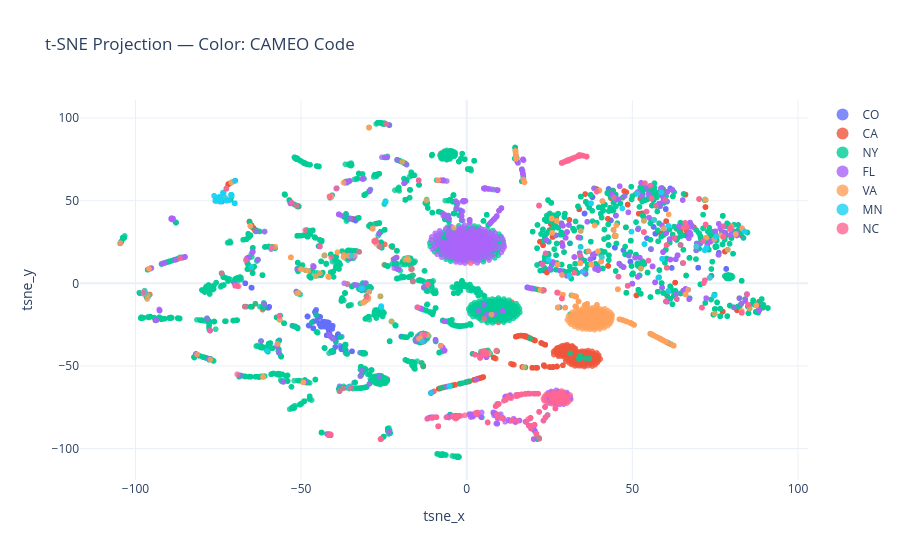

Notebook source saved alongside this figure:
### Code cell
plot_20 = plot_tsne(all_20)

### Figure 1 — Plotly figure (JSON) as saved in the notebook; plotly's stock layout.template omitted (floating-point values rounded to 4 significant figures; data arrays with more than 128 entries replaced by an {"elided": "..."} marker saying what was removed)
{"data": [{"customdata": {"elided": "617x5 mixed values"}, "hovertemplate": "state=%{customdata[4]}<br>GlobalEventID=%{customdata[0]}<br>EventCode=%{customdata[1]}<br>CAMEO_label=%{customdata[2]}<br>title=%{customdata[3]}<extra></extra>", "legendgroup": "CO", "marker": {"color": "#636efa", "opacity": 0.8, "size": 6, "symbol": "circle"}, "mode": "markers", "name": "CO", "showlegend": true, "type": "scattergl", "x": {"elided": "617 float values"}, "xaxis": "x", "y": {"elided": "617 float values"}, "yaxis": "y"}, {"customdata": {"elided": "1060x5 mixed values"}, "hovertemplate": "state=%{customdata[4]}<br>GlobalEventID=%{customdata[0]}<br>EventCode=%{customdata[1]}<br>CAMEO_label=%{customdata[2]}<br>title=%{customdata[3]}<extra></extra>", "legendgroup": "CA", "marker": {"color": "#EF553B", "opacity": 0.8, "size": 6, "symbol": "circle"}, "mode": "markers", "name": "CA", "showlegend": true, "type": "scattergl", "x": {"elided": "1060 float values"}, "xaxis": "x", "y": {"elided": "1060 float values"}, "yaxis": "y"}, {"customdata": {"elided": "5219x5 mixed values"}, "hovertemplate": "state=%{customdata[4]}<br>GlobalEventID=%{customdata[0]}<br>EventCode=%{customdata[1]}<br>CAMEO_label=%{customdata[2]}<br>title=%{customdata[3]}<extra></extra>", "legendgroup": "NY", "marker": {"color": "#00cc96", "opacity": 0.8, "size": 6, "symbol": "circle"}, "mode": "markers", "name": "NY", "showlegend": true, "type": "scattergl", "x": {"elided": "5219 float values"}, "xaxis": "x", "y": {"elided": "5219 float values"}, "yaxis": "y"}, {"customdata": {"elided": "1405x5 mixed values"}, "hovertemplate": "state=%{customdata[4]}<br>GlobalEventID=%{customdata[0]}<br>EventCode=%{customdata[1]}<br>CAMEO_label=%{customdata[2]}<br>title=%{customdata[3]}<extra></extra>", "legendgroup": "FL", "marker": {"color": "#ab63fa", "opacity": 0.8, "size": 6, "symbol": "circle"}, "mode": "markers", "name": "FL", "showlegend": true, "type": "scattergl", "x": {"elided": "1405 float values"}, "xaxis": "x", "y": {"elided": "1405 float values"}, "yaxis": "y"}, {"customdata": {"elided": "603x5 mixed values"}, "hovertemplate": "state=%{customdata[4]}<br>GlobalEventID=%{customdata[0]}<br>EventCode=%{customdata[1]}<br>CAMEO_label=%{customdata[2]}<br>title=%{customdata[3]}<extra></extra>", "legendgroup": "VA", "marker": {"color": "#FFA15A", "opacity": 0.8, "size": 6, "symbol": "circle"}, "mode": "markers", "name": "VA", "showlegend": true, "type": "scattergl", "x": {"elided": "603 float values"}, "xaxis": "x", "y": {"elided": "603 float values"}, "yaxis": "y"}, {"customdata": {"elided": "162x5 mixed values"}, "hovertemplate": "state=%{customdata[4]}<br>GlobalEventID=%{customdata[0]}<br>EventCode=%{customdata[1]}<br>CAMEO_label=%{customdata[2]}<br>title=%{customdata[3]}<extra></extra>", "legendgroup": "MN", "marker": {"color": "#19d3f3", "opacity": 0.8, "size": 6, "symbol": "circle"}, "mode": "markers", "name": "MN", "showlegend": true, "type": "scattergl", "x": {"elided": "162 float values"}, "xaxis": "x", "y": {"elided": "162 float values"}, "yaxis": "y"}, {"customdata": {"elided": "385x5 mixed values"}, "hovertemplate": "state=%{customdata[4]}<br>GlobalEventID=%{customdata[0]}<br>EventCode=%{customdata[1]}<br>CAMEO_label=%{customdata[2]}<br>title=%{customdata[3]}<extra></extra>", "legendgroup": "NC", "marker": {"color": "#FF6692", "opacity": 0.8, "size": 6, "symbol": "circle"}, "mode": "markers", "name": "NC", "showlegend": true, "type": "scattergl", "x": {"elided": "385 float values"}, "xaxis": "x", "y": {"elided": "385 float values"}, "yaxis": "y"}], "layout": {"legend": {"groupclick": "toggleitem", "itemsizing": "constant", "title": {"text": ""}, "tracegroupgap": 0}, "title": {"text": "t-SNE Projection — Color: CAMEO Code"}, "xaxis": {"anchor": "y", "domain": [0, 1], "title": {"text": "tsne_x"}}, "yaxis": {"anchor": "x", "domain": [0, 1], "title": {"text": "tsne_y"}}}}
